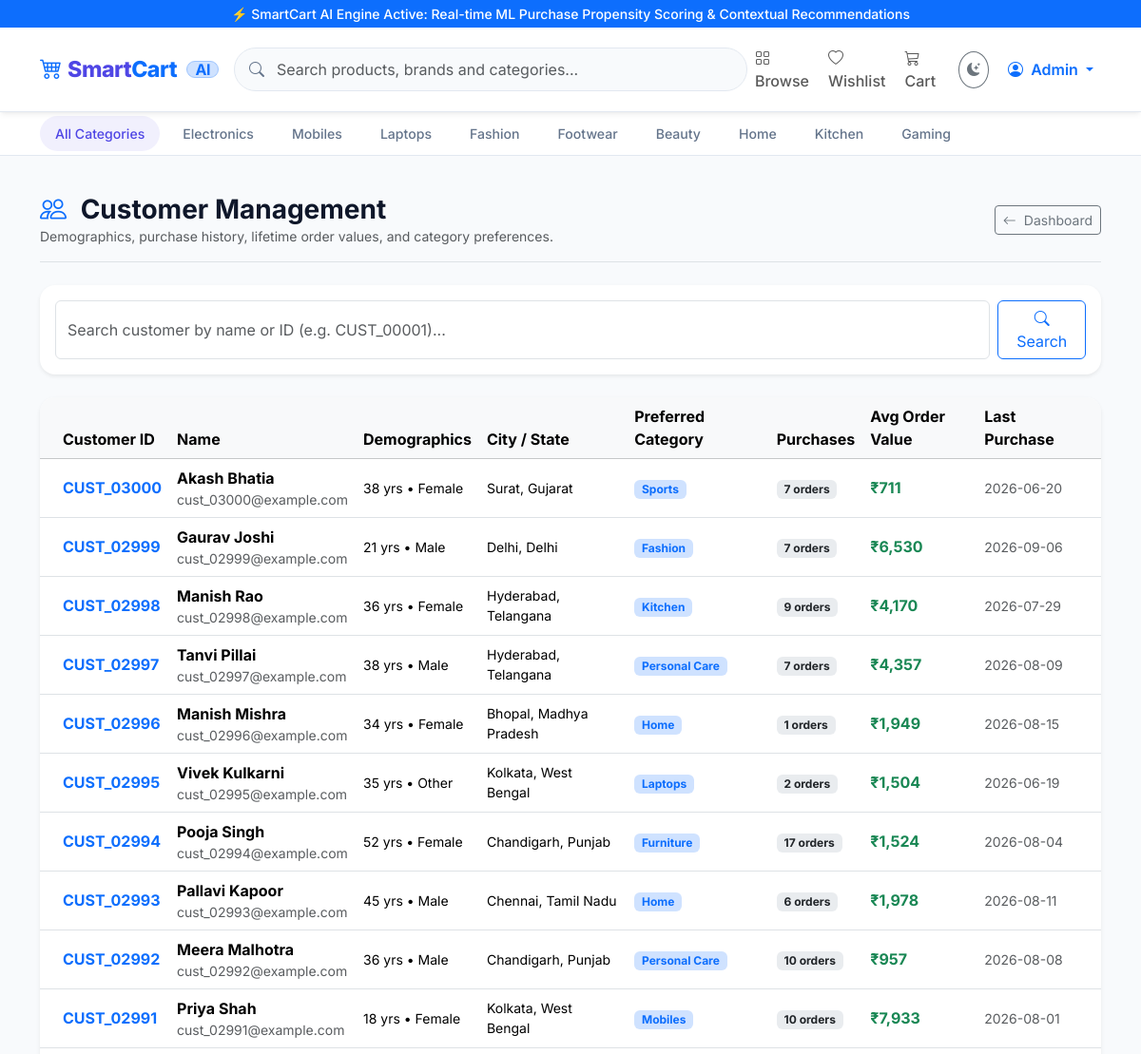
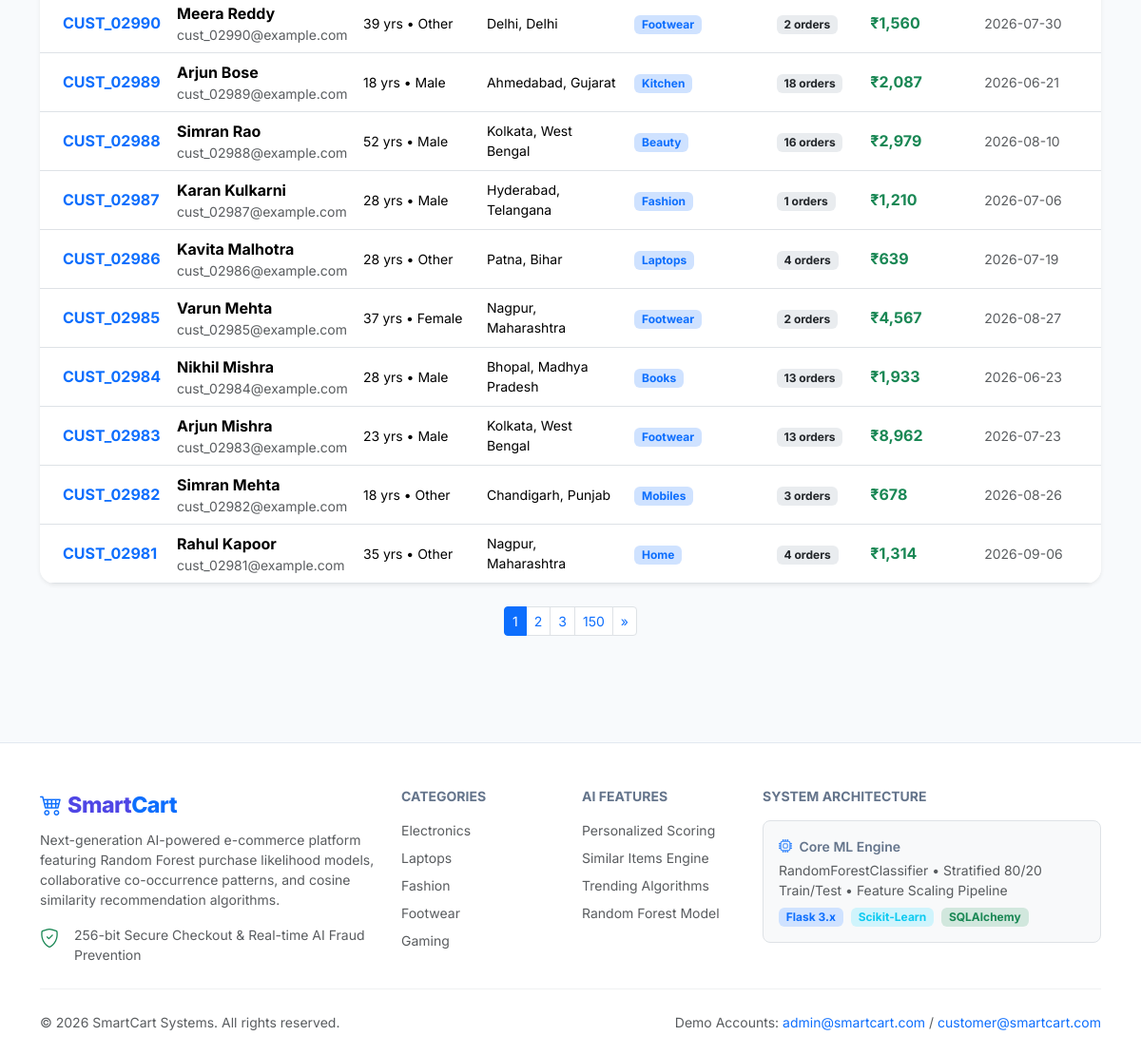
The page /admin/customers (signed in) on the database its author committed (2 pictures, top to bottom).
### models.py (models this page shows, shortened)
class Customer(db.Model):
    __tablename__ = "customers"
    id = db.Column(db.Integer, primary_key=True)
    customer_id = db.Column(db.String(50), unique=True, nullable=False, index=True)
    user_id = db.Column(db.Integer, db.ForeignKey("users.id"), nullable=True)
    name = db.Column(db.String(100), nullable=False)
    email = db.Column(db.String(120), nullable=True)
    age = db.Column(db.Integer, default=30)
    gender = db.Column(db.String(20), default="Other")
    city = db.Column(db.String(100), default="Mumbai")
    state = db.Column(db.String(100), default="Maharashtra")
    preferred_category = db.Column(db.String(100), default="Electronics")
    average_order_value = db.Column(db.Float, default=0.0)
    total_purchases = db.Column(db.Integer, default=0)
    purchase_frequency = db.Column(db.Float, default=0.0)
    average_rating_given = db.Column(db.Float, default=0.0)
    last_purchase_date = db.Column(db.String(50), nullable=True)
    created_at = db.Column(db.DateTime, default=datetime.utcnow)

### routes/admin_routes.py (the view)
@admin_bp.route("/customers")
@admin_required
def customers():
    page = request.args.get("page", 1, type=int)
    search_q = request.args.get("q", "")
    query = Customer.query
    if search_q:
        query = query.filter(Customer.name.ilike(f"%{search_q}%") | Customer.customer_id.ilike(f"%{search_q}%"))
    pagination = query.order_by(Customer.id.desc()).paginate(page=page, per_page=20, error_out=False)
    return render_template("admin/customers.html", customers=pagination.items, pagination=pagination, search_q=search_q)

### routes/auth_routes.py (called while the page is built)
def admin_required(f):
    @wraps(f)
    def decorated_function(*args, **kwargs):
        if "user_id" not in session:
            flash("Please log in as an administrator.", "warning")
            return redirect(url_for("auth.login", next=request.url))
        if session.get("role") != "admin":
            flash("Access denied: Administrator privileges required.", "danger")
            return redirect(url_for("customer.home"))
        return f(*args, **kwargs)
    return decorated_function

### templates/admin/customers.html (shortened to what this page needs)
{% extends "base.html" %}
{% block content %}
<div class="d-flex align-items-center justify-content-between flex-wrap gap-2 mb-4 border-bottom pb-3">
    <div>
        <h3 class="fw-bold mb-0"><i class="bi bi-people text-primary me-2"></i> Customer Management</h3>
        <p class="small text-muted mb-0">Demographics, purchase history, lifetime order values, and category preferences.</p>
    </div>
    <div>
        <a href="{{ url_for('admin.dashboard') }}" class="btn btn-outline-secondary btn-sm"><i class="bi bi-arrow-left me-1"></i> Dashboard</a>
    </div>
</div>
<div class="card border-0 shadow-sm rounded-4 p-3 mb-4">
    <form action="{{ url_for('admin.customers') }}" method="GET" class="d-flex gap-2">
        <input type="text" class="form-control" name="q" placeholder="Search customer by name or ID (e.g. CUST_00001)..." value="{{ search_q }}">
        <button type="submit" class="btn btn-outline-primary"><i class="bi bi-search"></i> Search</button>
    </form>
</div>
<div class="card border-0 shadow-sm rounded-4 overflow-hidden mb-4">
    <div class="table-responsive">
        <table class="table table-hover align-middle mb-0">
            <thead class="table-light">
                <tr>
                    <th class="ps-4">Customer ID</th>
                    <th>Name</th>
                    <th>Demographics</th>
                    <th>City / State</th>
                    <th>Preferred Category</th>
                    <th>Purchases</th>
                    <th>Avg Order Value</th>
                    <th class="pe-4">Last Purchase</th>
                </tr>
            </thead>
            <tbody>
                {% for c in customers %}
                <tr>
                    <td class="ps-4 fw-bold text-primary">{{ c.customer_id }}</td>
                    <td>
                        <div class="fw-bold">{{ c.name }}</div>
                        <div class="small text-muted">{{ c.email or 'N/A' }}</div>
                    </td>
                    <td><span class="small">{{ c.age }} yrs &bull; {{ c.gender }}</span></td>
                    <td class="small">{{ c.city }}, {{ c.state }}</td>
                    <td><span class="badge bg-primary-subtle text-primary">{{ c.preferred_category }}</span></td>
                    <td><span class="badge bg-body-secondary text-body">{{ c.total_purchases }} orders</span></td>
                    <td class="fw-bold text-success">₹{{ '{:,.0f}'.format(c.average_order_value) }}</td>
                    <td class="pe-4 small text-muted">{{ c.last_purchase_date or 'N/A' }}</td>
                </tr>
                {% endfor %}
            </tbody>
        </table>
    </div>
</div>
{% if pagination.pages > 1 %}
<nav class="d-flex justify-content-center mb-4">
    <ul class="pagination pagination-sm">
        {% for p in pagination.iter_pages(left_edge=1, right_edge=1, left_current=2, right_current=2) %}
            {% if p %}
                <li class="page-item {% if p == pagination.page %}active{% endif %}">
                    <a class="page-link" href="{{ url_for('admin.customers', page=p, q=search_q) }}">{{ p }}</a>
                </li>
            {% endif %}
        {% endfor %}
        {% if pagination.has_next %}
        <li class="page-item"><a class="page-link" href="{{ url_for('admin.customers', page=pagination.next_num, q=search_q) }}">&raquo;</a></li>
        {% endif %}
    </ul>
</nav>
{% endif %}
{% endblock %}

### static/css/style.css (style rules this page uses)
:root { --sc-primary: #4f46e5; --sc-primary-hover: #4338ca; --sc-secondary: #06b6d4; --sc-accent: #f59e0b; --sc-success: #10b981; --sc-danger: #ef4444; --sc-bg: #f8fafc; --sc-surface: #ffffff; --sc-border: #e2e8f0; --sc-text-main: #0f172a; --sc-text-muted: #64748b; --sc-card-shadow: 0 4px 6px -1px rgba(0, 0, 0, 0.05), 0 2px 4px -2px rgba(0, 0, 0, 0.05); --sc-hover-shadow: 0 10px 15px -3px rgba(0, 0, 0, 0.08), 0 4px 6px -4px rgba(0, 0, 0, 0.05); --sc-radius: 12px; --sc-transition: all 0.25s cubic-bezier(0.4, 0, 0.2, 1); }
body { font-family: 'Inter', -apple-system, BlinkMacSystemFont, "Segoe UI", Roboto, sans-serif; background-color: var(--sc-bg); color: var(--sc-text-main); min-height: 100vh; display: flex; flex-direction: column; transition: background-color 0.3s ease, color 0.3s ease; }

### rows shown on the page
Customer: customer_id "CUST_03000", name "Akash Bhatia", email "cust_03000@example.com", age "38", gender "Female", city "Surat", state "Gujarat", preferred_category "Sports", total_purchases "7", average_order_value "711", last_purchase_date "2026-06-20"
Customer: customer_id "CUST_02999", name "Gaurav Joshi", email "cust_02999@example.com", age "21", gender "Male", city "Delhi", state "Delhi", preferred_category "Fashion", total_purchases "7", average_order_value "6,530", last_purchase_date "2026-09-06"
Customer: customer_id "CUST_02998", name "Manish Rao", email "cust_02998@example.com", age "36", gender "Female", city "Hyderabad", state "Telangana", preferred_category "Kitchen", total_purchases "9", average_order_value "4,170", last_purchase_date "2026-07-29"
Customer: customer_id "CUST_02997", name "Tanvi Pillai", email "cust_02997@example.com", age "38", gender "Male", city "Hyderabad", state "Telangana", preferred_category "Personal Care", total_purchases "7", average_order_value "4,357", last_purchase_date "2026-08-09"
Customer: customer_id "CUST_02996", name "Manish Mishra", email "cust_02996@example.com", age "34", gender "Female", city "Bhopal", state "Madhya Pradesh", preferred_category "Home", total_purchases "1", average_order_value "1,949", last_purchase_date "2026-08-15"
Customer: customer_id "CUST_02995", name "Vivek Kulkarni", email "cust_02995@example.com", age "35", gender "Other", city "Kolkata", state "West Bengal", preferred_category "Laptops", total_purchases "2", average_order_value "1,504", last_purchase_date "2026-06-19"
Customer: customer_id "CUST_02994", name "Pooja Singh", email "cust_02994@example.com", age "52", gender "Female", city "Chandigarh", state "Punjab", preferred_category "Furniture", total_purchases "17", average_order_value "1,524", last_purchase_date "2026-08-04"
Customer: customer_id "CUST_02993", name "Pallavi Kapoor", email "cust_02993@example.com", age "45", gender "Male", city "Chennai", state "Tamil Nadu", preferred_category "Home", total_purchases "6", average_order_value "1,978", last_purchase_date "2026-08-11"
Customer: customer_id "CUST_02992", name "Meera Malhotra", email "cust_02992@example.com", age "36", gender "Male", city "Chandigarh", state "Punjab", preferred_category "Personal Care", total_purchases "10", average_order_value "957", last_purchase_date "2026-08-08"
Customer: customer_id "CUST_02991", name "Priya Shah", email "cust_02991@example.com", age "18", gender "Female", city "Kolkata", state "West Bengal", preferred_category "Mobiles", total_purchases "10", average_order_value "7,933", last_purchase_date "2026-08-01"
Customer: customer_id "CUST_02990", name "Meera Reddy", email "cust_02990@example.com", age "39", gender "Other", city "Delhi", state "Delhi", preferred_category "Footwear", total_purchases "2", average_order_value "1,560", last_purchase_date "2026-07-30"
Customer: customer_id "CUST_02989", name "Arjun Bose", email "cust_02989@example.com", age "18", gender "Male", city "Ahmedabad", state "Gujarat", preferred_category "Kitchen", total_purchases "18", average_order_value "2,087", last_purchase_date "2026-06-21"
Customer: customer_id "CUST_02988", name "Simran Rao", email "cust_02988@example.com", age "52", gender "Male", city "Kolkata", state "West Bengal", preferred_category "Beauty", total_purchases "16", average_order_value "2,979", last_purchase_date "2026-08-10"
Customer: customer_id "CUST_02987", name "Karan Kulkarni", email "cust_02987@example.com", age "28", gender "Male", city "Hyderabad", state "Telangana", preferred_category "Fashion", total_purchases "1", average_order_value "1,210", last_purchase_date "2026-07-06"
Customer: customer_id "CUST_02986", name "Kavita Malhotra", email "cust_02986@example.com", age "28", gender "Other", city "Patna", state "Bihar", preferred_category "Laptops", total_purchases "4", average_order_value "639", last_purchase_date "2026-07-19"
Customer: customer_id "CUST_02985", name "Varun Mehta", email "cust_02985@example.com", age "37", gender "Female", city "Nagpur", state "Maharashtra", preferred_category "Footwear", total_purchases "2", average_order_value "4,567", last_purchase_date "2026-08-27"
Customer: customer_id "CUST_02984", name "Nikhil Mishra", email "cust_02984@example.com", age "28", gender "Male", city "Bhopal", state "Madhya Pradesh", preferred_category "Books", total_purchases "13", average_order_value "1,933", last_purchase_date "2026-06-23"
Customer: customer_id "CUST_02983", name "Arjun Mishra", email "cust_02983@example.com", age "23", gender "Male", city "Kolkata", state "West Bengal", preferred_category "Footwear", total_purchases "13", average_order_value "8,962", last_purchase_date "2026-07-23"
Customer: customer_id "CUST_02982", name "Simran Mehta", email "cust_02982@example.com", age "18", gender "Other", city "Chandigarh", state "Punjab", preferred_category "Mobiles", total_purchases "3", average_order_value "678", last_purchase_date "2026-08-26"
Customer: customer_id "CUST_02981", name "Rahul Kapoor", email "cust_02981@example.com", age "35", gender "Other", city "Nagpur", state "Maharashtra", preferred_category "Home", total_purchases "4", average_order_value "1,314", last_purchase_date "2026-09-06"

### other values the page prints
{{ session.get('customer_name', 'Account') }} "Admin"
{{ cat }} "Electronics" "Mobiles" "Laptops" "Fashion" "Footwear" "Beauty" "Home" "Kitchen" "Gaming"
{{ p }} "1" "2" "3" "150"
